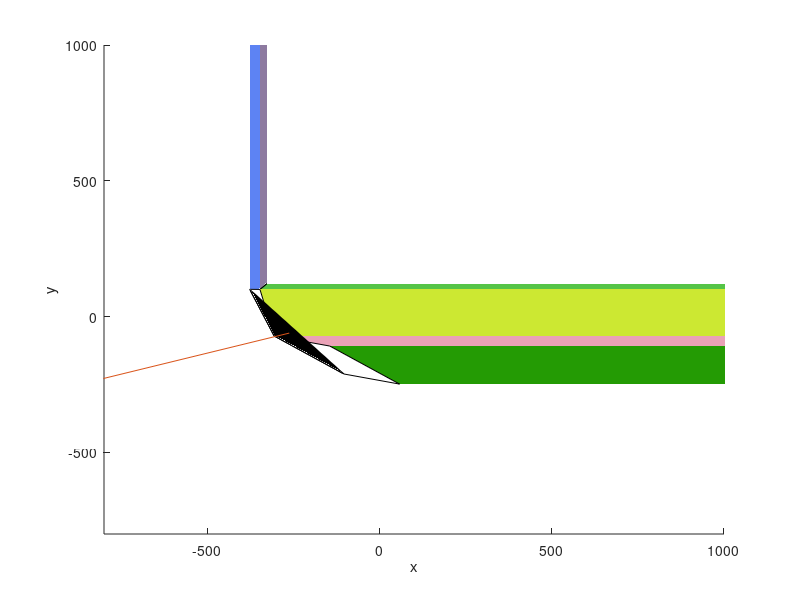

This figure's MATLAB source:


a = [-377.038	100.604	-113.376];

figure();
%axis([-400 200 -150 200 -150 200])
axis([-800 1000 -800 1000 -800 1000])
hold on;
xlabel('x')
ylabel('y')
zlabel('z')

%scatter3([a(1)], [a(2)], [a(3)], [10])

%patch([-377.038 -306.111 -377.038 ], [-248.152 -70.9998 100.604 ], [1e+20 -101.125 -113.376 ], [0.645134 0.443339 0.269022 ]);
%plot3([-353.396 -1277.57],[-72.8494 -454.83],[3.33333e+19 3.33333e+19])
%patch([1e+20 -306.111 -347.23 ], [-248.152 -70.9998 100.294 ], [-119.456 -101.125 -118.788 ], [0.703186 0.332892 0.214524 ]);
%plot3([3.33333e+19 3.33333e+19],[-72.9525 -175.524],[-113.123 -1107.85])
%patch([1e+20 -327.181 -347.23 ], [-248.152 121.842 100.294 ], [-119.456 -119.456 -118.788 ], [0.759208 0.258112 0.683574 ]);
%plot3([3.33333e+19 3.33333e+19],[-8.67183 -39.6543],[-119.234 -1118.75])
%patch([-377.038 -327.181 -347.23 ], [1e+20 121.842 100.294 ], [-119.456 -119.456 -118.788 ], [0.0161775 0.845123 0.852411 ]);
%plot3([-350.483 -383.779],[3.33333e+19 3.33333e+19],[-119.234 -1118.68])
%patch([-377.038 -377.038 -347.23 ], [1e+20 100.604 100.294 ], [-119.456 -113.376 -118.788 ], [0.600763 0.321478 0.66796 ]);
%plot3([-367.102 -545.744],[3.33333e+19 3.33333e+19],[-117.207 -1101.12])
%patch([-306.111 -377.038 -347.23 ], [-70.9998 100.604 100.294 ], [-101.125 -113.376 -118.788 ], [0.52683 0.848 0.25021 ]);
%plot3([-343.46 -521.698],[43.2994 -99.8716],[-111.097 -1084.61])
%patch([-377.038 -377.038 -377.038 ], [1e+20 -248.152 100.604 ], [-119.456 1e+20 -113.376 ], [0.256228 0.0732357 0.514382 ]);
%plot3([-377.038 -1377.04],[3.33333e+19 3.33333e+19],[3.33333e+19 3.33333e+19])
%patch([1e+20 -377.038 -327.181 ], [-248.152 1e+20 121.842 ], [-119.456 -119.456 -119.456 ], [0.889813 0.611411 0.531033 ]);
%plot3([3.33333e+19 3.33333e+19],[3.33333e+19 3.33333e+19],[-119.456 -1119.46])
%patch([1e+20 -377.038 58.089 ], [-248.152 -248.152 -248.152 ], [-119.456 1e+20 21.6843 ], [0.821331 0.958957 0.736747 ]);
%plot3([3.33333e+19 3.33333e+19],[-248.152 -1248.15],[3.33333e+19 3.33333e+19])
%patch([1e+20 -306.111 -144.589 ], [-248.152 -70.9998 -108.148 ], [-119.456 -101.125 -88.1905 ], [0.343959 0.359942 0.0439153 ]);
%plot3([3.33333e+19 3.33333e+19],[-142.433 -471.26],[-102.924 -1047.31])
%patch([1e+20 58.089 -144.589 ], [-248.152 -248.152 -108.148 ], [-119.456 21.6843 -88.1905 ], [0.0238632 0.0050762 0.487254 ]);
%plot3([3.33333e+19 3.33333e+19],[-201.484 -818.861],[-61.9875 -848.655])
%patch([-306.111 58.089 -144.589 ], [-70.9998 -248.152 -108.148 ], [-101.125 21.6843 -88.1905 ], [0.292886 0.708262 0.820146 ]);
%plot3([-130.87 -236.577],[-142.433 -846.536],[-55.8772 -758.063])
%patch([-377.038 -306.111 -103.433 ], [-248.152 -70.9998 -211.003 ], [1e+20 -101.125 8.74955 ], [0.50741 0.467471 0.0782579 ]);
%plot3([-262.194 -830.548],[-176.718 -999.503],[3.33333e+19 3.33333e+19])
%patch([-377.038 58.089 -103.433 ], [-248.152 -248.152 -211.003 ], [1e+20 21.6843 8.74955 ], [0.190984 0.483648 0.923381 ]);
%plot3([-140.794 -364.934],[-235.769 -1210.33],[3.33333e+19 3.33333e+19])
%patch([-306.111 58.089 -103.433 ], [-70.9998 -248.152 -211.003 ], [-101.125 21.6843 8.74955 ], [0.0433947 0.084411 0.244858 ]);
%plot3([-117.151 -222.858],[-176.718 -880.821],[-23.5638 -725.75])

patch([-377.038 -306.111 -377.038 ], [-248.152 -70.9998 100.604 ], [1e+20 -101.125 -113.376 ], [0.840188 0.394383 0.783099 ]);
plot3([-353.396 -1277.57],[-72.8494 -454.83],[3.33333e+19 3.33333e+19])
patch([1e+20 -306.111 -347.23 ], [-248.152 -70.9998 100.294 ], [-119.456 -101.125 -118.788 ], [0.79844 0.911647 0.197551 ]);
plot3([3.33333e+19 3.33333e+19],[-72.9525 -175.524],[-113.123 -1107.85])
patch([1e+20 -327.181 -347.23 ], [-248.152 121.842 100.294 ], [-119.456 -119.456 -118.788 ], [0.335223 0.76823 0.277775 ]);
plot3([3.33333e+19 3.33333e+19],[-8.67183 -39.6543],[-119.234 -1118.75])
patch([-377.038 -327.181 -347.23 ], [1e+20 121.842 100.294 ], [-119.456 -119.456 -118.788 ], [0.55397 0.477397 0.628871 ]);
plot3([-350.483 -383.779],[3.33333e+19 3.33333e+19],[-119.234 -1118.68])
patch([-377.038 -377.038 -347.23 ], [1e+20 100.604 100.294 ], [-119.456 -113.376 -118.788 ], [0.364784 0.513401 0.95223 ]);
plot3([-367.102 -545.744],[3.33333e+19 3.33333e+19],[-117.207 -1101.12])
patch([1e+20 -306.111 -144.589 ], [-248.152 -70.9998 -108.148 ], [-119.456 -101.125 -88.1905 ], [0.916195 0.635712 0.717297 ]);
plot3([3.33333e+19 3.33333e+19],[-142.433 -471.26],[-102.924 -1047.31])
patch([1e+20 58.089 -144.589 ], [-248.152 -248.152 -108.148 ], [-119.456 21.6843 -88.1905 ], [0.141603 0.606969 0.0163006 ]);
plot3([3.33333e+19 3.33333e+19],[-201.484 -818.861],[-61.9875 -848.655])
patch([-377.038 -306.111 -103.433 ], [-248.152 -70.9998 -211.003 ], [1e+20 -101.125 8.74955 ], [0.242887 0.137232 0.804177 ]);
plot3([-262.194 -830.548],[-176.718 -999.503],[3.33333e+19 3.33333e+19])
patch([-377.038 58.089 -103.433 ], [-248.152 -248.152 -211.003 ], [1e+20 21.6843 8.74955 ], [0.156679 0.400944 0.12979 ]);

patch([-306.111 -377.038 -103.433 ], [-70.9998 100.604 -211.003 ], [-101.125 -113.376 8.74955 ], [0 0 0 ]);
plot3([-262.194 -821.379],[-60.4665 -233.71],[-68.584 742.155])
